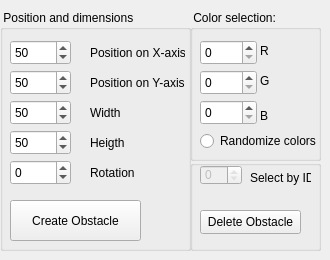
    <widget class="QWidget" name="_3Obstacles">
     <attribute name="title">
      <string>Obstacles</string>
     </attribute>
     <widget class="QGroupBox" name="groupBox_3">
      <property name="geometry">
       <rect>
        <x>0</x>
        <y>10</y>
        <width>191</width>
        <height>241</height>
       </rect>
      </property>
      <property name="title">
       <string> Position and dimensions</string>
      </property>
      <widget class="QLabel" name="label_13">
       <property name="geometry">
        <rect>
         <x>90</x>
         <y>120</y>
         <width>95</width>
         <height>25</height>
        </rect>
       </property>
       <property name="text">
        <string>Heigth</string>
       </property>
      </widget>
      <widget class="QLabel" name="label_14">
       <property name="geometry">
        <rect>
         <x>90</x>
         <y>30</y>
         <width>95</width>
         <height>25</height>
        </rect>
       </property>
       <property name="text">
        <string>Position on X-axis</string>
       </property>
      </widget>
      <widget class="QSpinBox" name="input_obstacle_width">
       <property name="geometry">
        <rect>
         <x>10</x>
         <y>90</y>
         <width>61</width>
         <height>25</height>
        </rect>
       </property>
       <property name="minimum">
        <number>1</number>
       </property>
       <property name="maximum">
        <number>99999</number>
       </property>
       <property name="value">
        <number>50</number>
       </property>
      </widget>
      <widget class="QSpinBox" name="input_obstacle_yPos">
       <property name="geometry">
        <rect>
         <x>10</x>
         <y>60</y>
         <width>61</width>
         <height>25</height>
        </rect>
       </property>
       <property name="maximum">
        <number>99999</number>
       </property>
       <property name="value">
        <number>50</number>
       </property>
      </widget>
      <widget class="QLabel" name="label_15">
       <property name="geometry">
        <rect>
         <x>90</x>
         <y>90</y>
         <width>95</width>
         <height>25</height>
        </rect>
       </property>
       <property name="text">
        <string>Width</string>
       </property>
      </widget>
      <widget class="QLabel" name="label_16">
       <property name="geometry">
        <rect>
         <x>90</x>
         <y>150</y>
         <width>95</width>
         <height>25</height>
        </rect>
       </property>
       <property name="text">
        <string>Rotation</string>
       </property>
      </widget>
      <widget class="QSpinBox" name="input_obstacle_heigth">
       <property name="geometry">
        <rect>
         <x>10</x>
         <y>120</y>
         <width>61</width>
         <height>25</height>
        </rect>
       </property>
       <property name="minimum">
        <number>1</number>
       </property>
       <property name="maximum">
        <number>99999</number>
       </property>
       <property name="value">
        <number>50</number>
       </property>
      </widget>
      <widget class="QLabel" name="label_17">
       <property name="geometry">
        <rect>
         <x>90</x>
         <y>60</y>
         <width>95</width>
         <height>25</height>
        </rect>
       </property>
       <property name="text">
        <string>Position on Y-axis</string>
       </property>
      </widget>
      <widget class="QSpinBox" name="input_obstacle_rotation">
       <property name="geometry">
        <rect>
         <x>10</x>
         <y>150</y>
         <width>61</width>
         <height>25</height>
        </rect>
       </property>
       <property name="minimum">
        <number>-360</number>
       </property>
       <property name="maximum">
        <number>360</number>
       </property>
      </widget>
      <widget class="QSpinBox" name="input_obstacle_xPos">
       <property name="geometry">
        <rect>
         <x>10</x>
         <y>30</y>
         <width>61</width>
         <height>25</height>
        </rect>
       </property>
       <property name="maximum">
        <number>99999</number>
       </property>
       <property name="singleStep">
        <number>1</number>
       </property>
       <property name="value">
        <number>50</number>
       </property>
      </widget>
      <widget class="QPushButton" name="btnCreateObstacle">
       <property name="geometry">
        <rect>
         <x>10</x>
         <y>190</y>
         <width>131</width>
         <height>41</height>
        </rect>
       </property>
       <property name="text">
        <string>Create Obstacle</string>
       </property>
      </widget>
     </widget>
     <widget class="QGroupBox" name="groupBox_4">
      <property name="geometry">
       <rect>
        <x>190</x>
        <y>10</y>
        <width>131</width>
        <height>151</height>
       </rect>
      </property>
      <property name="title">
       <string> Color selection:</string>
      </property>
      <widget class="QSpinBox" name="input_obstacle_color_r">
       <property name="geometry">
        <rect>
         <x>10</x>
         <y>30</y>
         <width>57</width>
         <height>25</height>
        </rect>
       </property>
       <property name="maximum">
        <number>255</number>
       </property>
      </widget>
      <widget class="QSpinBox" name="input_obstacle_color_g">
       <property name="geometry">
        <rect>
         <x>10</x>
         <y>60</y>
         <width>57</width>
         <height>25</height>
        </rect>
       </property>
       <property name="maximum">
        <number>255</number>
       </property>
      </widget>
      <widget class="QSpinBox" name="input_obstacle_color_b">
       <property name="geometry">
        <rect>
         <x>10</x>
         <y>90</y>
         <width>57</width>
         <height>25</height>
        </rect>
       </property>
       <property name="maximum">
        <number>255</number>
       </property>
      </widget>
      <widget class="QLabel" name="label_18">
       <property name="geometry">
        <rect>
         <x>70</x>
         <y>30</y>
         <width>21</width>
         <height>21</height>
        </rect>
       </property>
       <property name="text">
        <string>R</string>
       </property>
      </widget>
      <widget class="QLabel" name="label_19">
       <property name="geometry">
        <rect>
         <x>70</x>
         <y>60</y>
         <width>21</width>
         <height>21</height>
        </rect>
       </property>
       <property name="text">
        <string>G</string>
       </property>
      </widget>
      <widget class="QLabel" name="label_20">
       <property name="geometry">
        <rect>
         <x>70</x>
         <y>90</y>
         <width>21</width>
         <height>31</height>
        </rect>
       </property>
       <property name="text">
        <string>B</string>
       </property>
      </widget>
      <widget class="QRadioButton" name="input_obstacle_randomizeColors">
       <property name="geometry">
        <rect>
         <x>10</x>
         <y>120</y>
         <width>121</width>
         <height>22</height>
        </rect>
       </property>
       <property name="text">
        <string>Randomize colors</string>
       </property>
      </widget>
     </widget>
     <widget class="QGroupBox" name="groupBox_14">
      <property name="geometry">
       <rect>
        <x>190</x>
        <y>160</y>
        <width>131</width>
        <height>91</height>
       </rect>
      </property>
      <property name="title">
       <string/>
      </property>
      <widget class="QPushButton" name="btnDeleteObstacle">
       <property name="geometry">
        <rect>
         <x>10</x>
         <y>50</y>
         <width>101</width>
         <height>24</height>
        </rect>
       </property>
       <property name="text">
        <string>Delete Obstacle</string>
       </property>
      </widget>
      <widget class="QLabel" name="label_38">
       <property name="geometry">
        <rect>
         <x>60</x>
         <y>10</y>
         <width>61</width>
         <height>16</height>
        </rect>
       </property>
       <property name="text">
        <string>Select by ID</string>
       </property>
      </widget>
      <widget class="QSpinBox" name="input_obstacle_IDSelector">
       <property name="enabled">
        <bool>false</bool>
       </property>
       <property name="geometry">
        <rect>
         <x>10</x>
         <y>5</y>
         <width>42</width>
         <height>20</height>
        </rect>
       </property>
       <property name="maximum">
        <number>0</number>
       </property>
      </widget>
     </widget>
    </widget>
